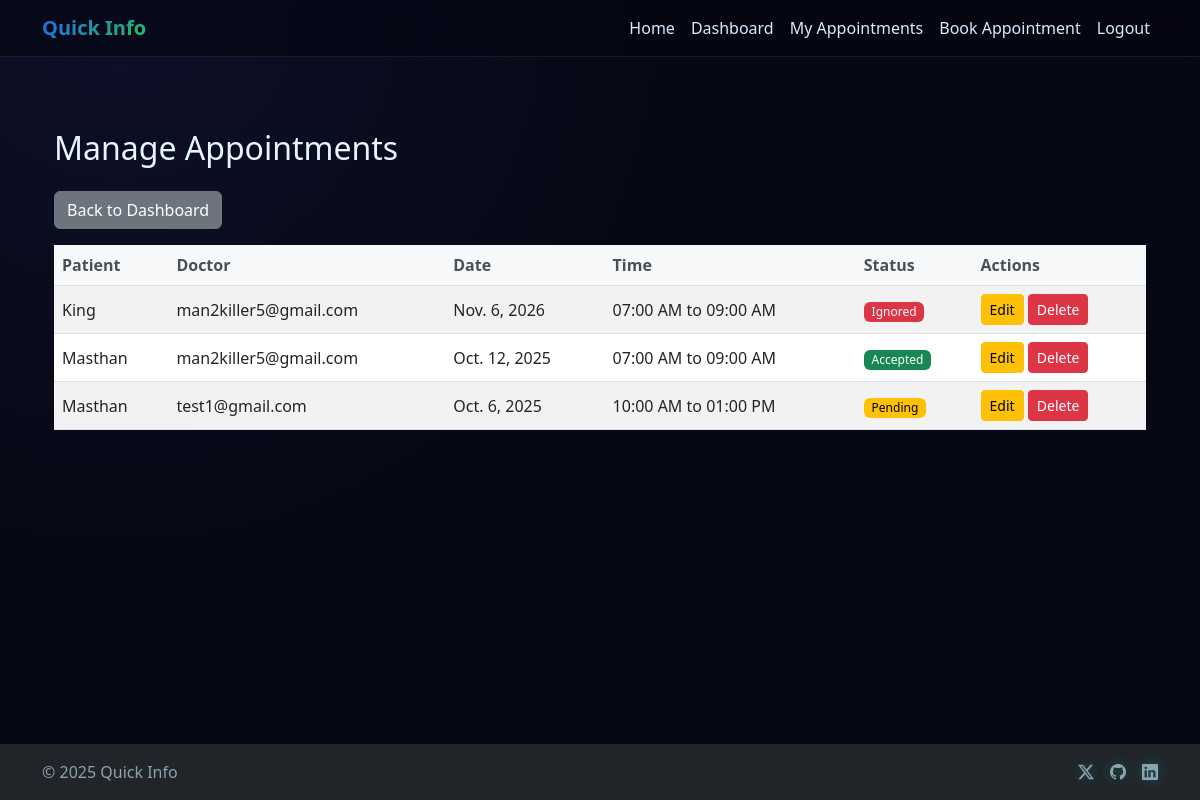
The page /admin_appointments/ (signed in) on the database as committed earlier.
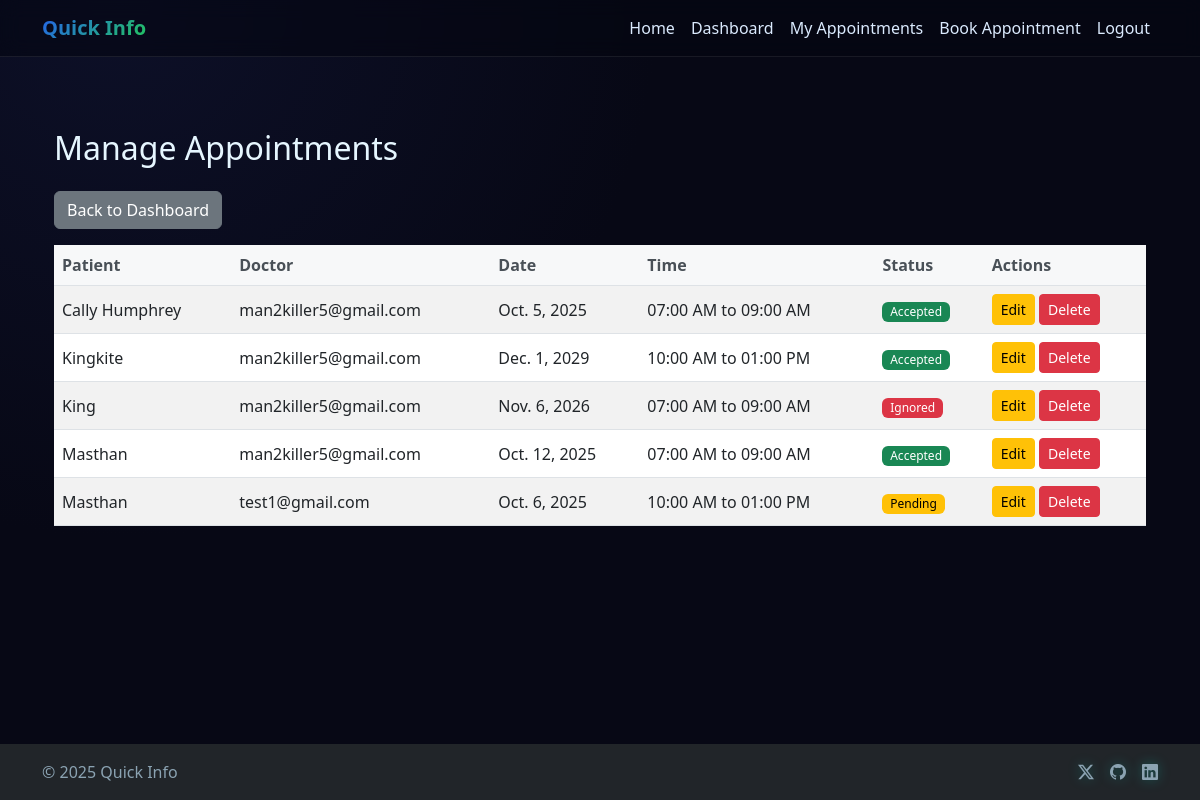
The same page on the database as committed later.
### quickapp/models.py (models this page shows, shortened)
class user_appointment(models.Model):
    STATUS_CHOICES = [
        ('pending', 'Pending'),
        ('accepted', 'Accepted'),
        ('rejected', 'Rejected'),
        ('ignored', 'Ignored'),
        ('completed', 'Completed'),
    ]
    BOOKING_TYPE_CHOICES = [
        ('self', 'For Myself'),
        ('others', 'For Someone Else'),
    ]
    booking_type = models.CharField(max_length=10, choices=BOOKING_TYPE_CHOICES, default='self')
    booked_by = models.CharField(max_length=20, default='unknown')  # Username of person who booked the appointment
    pusername=models.CharField(max_length=20, null=True, blank=True)  # Only if booking for self
    gender = models.CharField(max_length=20)
    demail = models.EmailField(max_length=40)
    pname=models.CharField(max_length=30)
    page=models.IntegerField()
    problem=models.CharField( max_length=150)
    day=models.DateField()
    time=models.CharField(max_length=50)
    patient_email = models.EmailField(max_length=40, null=True, blank=True)
    patient_mobile = models.IntegerField(null=True, blank=True)
    patient_dob = models.DateField(null=True, blank=True)
    patient_height_cm = models.IntegerField(null=True, blank=True)
    patient_weight_kg = models.IntegerField(null=True, blank=True)
    patient_blood_group = models.CharField(max_length=5, null=True, blank=True)
    diabetes = models.BooleanField(default=False)
    blood_pressure = models.BooleanField(default=False)
    cholesterol = models.BooleanField(default=False)
    ulcer = models.BooleanField(default=False)
    heart_problem = models.BooleanField(default=False)
    liver_problem = models.BooleanField(default=False)
    brain_tumor = models.BooleanField(default=False)
    cancer_related = models.BooleanField(default=False)
    symptoms = models.CharField(max_length=300, null=True, blank=True)
    address = models.CharField(max_length=500, null=True, blank=True)
    status = models.CharField(max_length=20, choices=STATUS_CHOICES, default='pending')
    doctor_reply = models.TextField(null=True, blank=True)
    reply_date = models.DateTimeField(null=True, blank=True)
    created_at = models.DateTimeField(auto_now_add=True)
    updated_at = models.DateTimeField(auto_now=True)

### quickapp/views.py (the view)
# urls.py: path('admin_appointments/', admin_appointments, name='admin_appointments'),
@admin_required
def admin_appointments(request):
    appointments = user_appointment.objects.all().order_by('-created_at')
    return render(request, 'admin_appointments.html', {'appointments': appointments})

### quickapp/views.py (called while the page is built)
def admin_required(view_func):
    @wraps(view_func)
    def wrapper(request, *args, **kwargs):
        if 'admin' not in request.session:
            messages.error(request, "Please log in as admin")
            return redirect('/admin_login/')
        return view_func(request, *args, **kwargs)
    return wrapper

### quickapp/templates/admin_appointments.html (shortened to what this page needs)
{% extends 'base.html' %}
{% block content %}
<div class="container mt-5">
    <div class="row">
        <div class="col-12">
            <h2 class="mb-4">Manage Appointments</h2>
            <a href="{% url 'admin_dashboard' %}" class="btn btn-secondary mb-3">Back to Dashboard</a>
        </div>
    </div>
    <div class="row">
        <div class="col-12">
            <div class="table-responsive">
                <table class="table table-striped">
                    <thead>
                        <tr>
                            <th>Patient</th>
                            <th>Doctor</th>
                            <th>Date</th>
                            <th>Time</th>
                            <th>Status</th>
                            <th>Actions</th>
                        </tr>
                    </thead>
                    <tbody>
                        {% for appointment in appointments %}
                        <tr>
                            <td>{{ appointment.pname }}</td>
                            <td>{{ appointment.demail }}</td>
                            <td>{{ appointment.day }}</td>
                            <td>{{ appointment.time }}</td>
                            <td>
                                <span class="badge bg-{% if appointment.status == 'pending' %}warning{% elif appointment.status == 'accepted' %}success{% elif appointment.status == 'completed' %}primary{% else %}danger{% endif %}">
                                    {{ appointment.status|title }}
                                </span>
                            </td>
                            <td>
                                <a href="{% url 'admin_appointment_edit' appointment.id %}" class="btn btn-sm btn-warning">Edit</a>
                                <a href="{% url 'admin_appointment_delete' appointment.id %}" class="btn btn-sm btn-danger" onclick="return confirm('Are you sure you want to delete this appointment?')">Delete</a>
                            </td>
                        </tr>
                        {% empty %}
                        <tr>
                            <td colspan="6" class="text-center">No appointments found</td>
                        </tr>
                        {% endfor %}
                    </tbody>
                </table>
            </div>
        </div>
    </div>
</div>
{% endblock %}

Rows that differ between the two databases and show on the page:
added user_appointment: pname "Cally Humphrey", demail "man2killer5@gmail.com", day "Oct. 5, 2025", time "07:00 AM to 09:00 AM", status "Accepted"
added user_appointment: pname "Kingkite", demail "man2killer5@gmail.com", day "Dec. 1, 2029", time "10:00 AM to 01:00 PM", status "Accepted"
